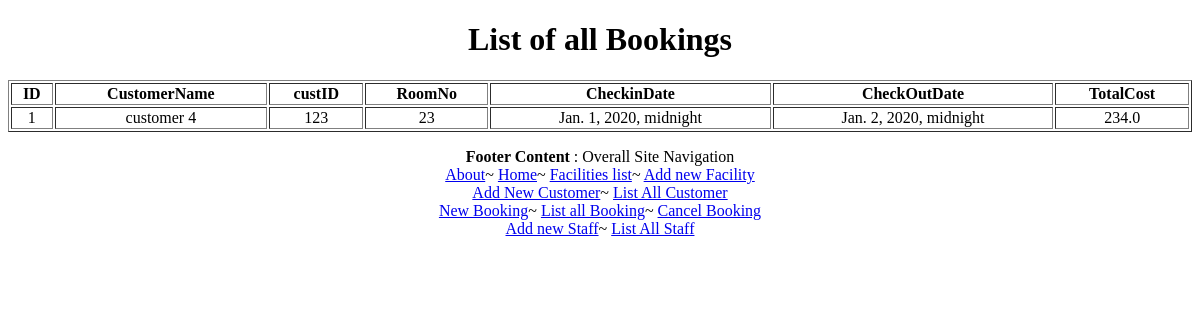
Page /listBooking/ on the earlier database version.
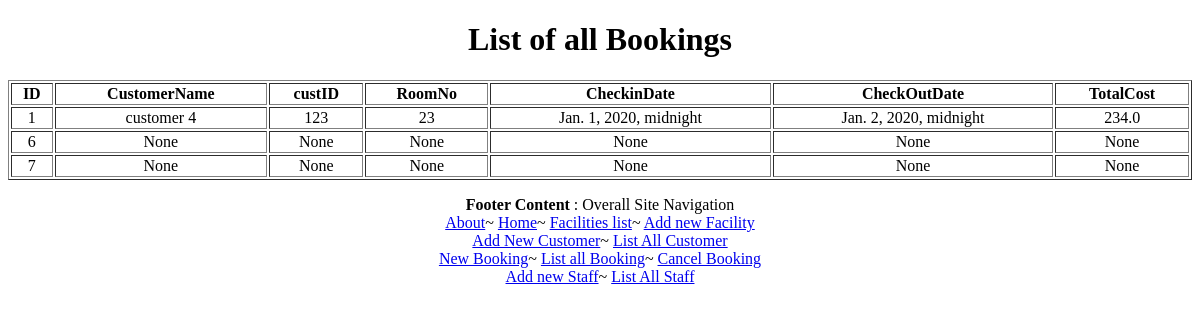
Same page on the later database version.
### facilities/models.py (models this page shows)
class Bookings(models.Model):
    CustomerName=models.TextField(null=True, blank=True)
    custID=models.TextField(null=True, blank=True)
    RoomNo=models.TextField(null=True, blank=True)
    CheckinDate=models.DateTimeField(null=True, blank=True)
    CheckOutDate=models.DateTimeField(null=True, blank=True)
    TotalCost=models.FloatField(null=True, blank=True)

### facilities/views.py (the view)
# urls.py: url(r'^listBooking/$',listBooking),
def listBooking(request):
    obj=Bookings.objects.all()
    context={'fobj':obj}
    return render(request,"listBooking.html",context)

### facilities/templates/listBooking.html (shortened to what this page needs)
<!DOCTYPE html>
<html>
<head>
</head>
<body style="text-align: center;">
    <h1>List of all Bookings</h1>
<table style="width:100%" border="1">
    <tr><th>ID</th>
        <th>CustomerName</th>
      <th>custID</th>
      <th>RoomNo</th>
      <th>CheckinDate</th>
      <th>CheckOutDate</th>
      <th>TotalCost</th>
    </tr>
    {% for i in fobj %}
    <tr>
      <td>{{ i.id}}</td>
        <td>{{ i.CustomerName}}</td>
      <td>{{ i.custID}}</td>
      <td>{{ i.RoomNo}}</td>
      <td>{{ i.CheckinDate}}</td>
      <td>{{ i.CheckOutDate}}</td>
      <td>{{ i.TotalCost}}</td>
    </tr>
    {% endfor %}
  </table>
<p>
    <div class="footer">
        {% include "footer.html" %}
        </div>
    </p>
</body>
</html>

Differences in the rows shown:
added Bookings: id "6", CustomerName "None", custID "None", RoomNo "None", CheckinDate "None", CheckOutDate "None", TotalCost "None"
added Bookings: id "7", CustomerName "None", custID "None", RoomNo "None", CheckinDate "None", CheckOutDate "None", TotalCost "None"
